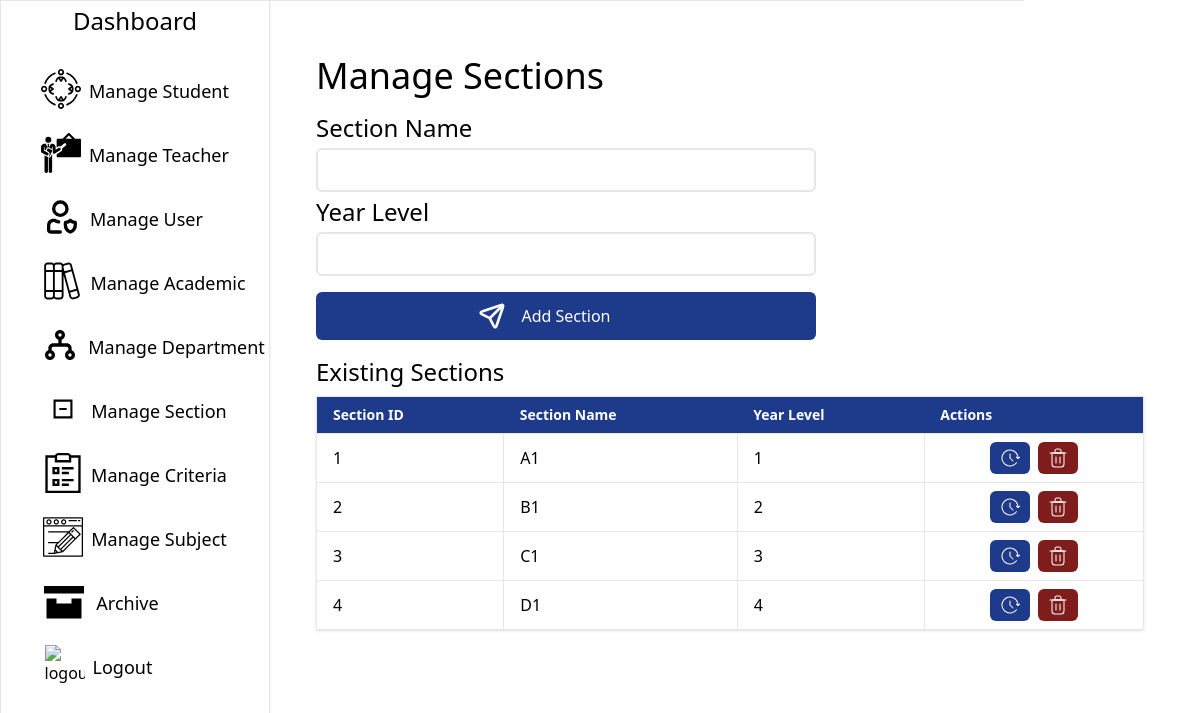
Page /admin/section_create.php on the earlier database version.
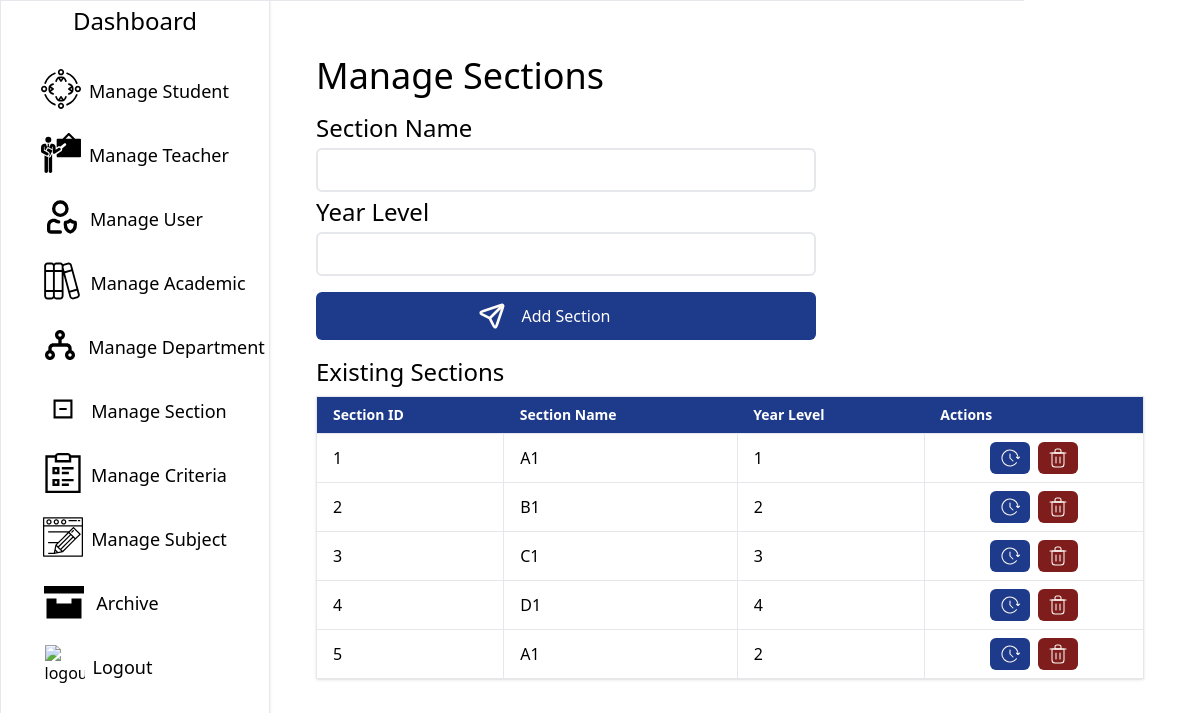
Same page on the later database version.
### tables this page shows
CREATE TABLE `tblsection` (
  `section_id` int(11) NOT NULL,
  `section_name` varchar(255) NOT NULL,
  `year_level` int(11) NOT NULL
);

### admin/section_create.php (the view, shortened to what the changed rows need)
<?php
include('../database/dbconnect.php');
$sections = $conn->query("SELECT * FROM tblsection");
?>
<!DOCTYPE html>
<html>
<head>
  <script src="https://cdn.tailwindcss.com"></script>
</head>
<body>
  <div class="fixed bottom-0 left-[260px] right-0 top-0 z-10 p-10">
    <div class="m-4">
      <h1 class="text-4xl">Manage Sections</h1>
    </div>
    <div class="m-4">
      <table class="table-auto w-full border shadow">
        <thead class="border bg-blue-900 text-white text-sm">
          <tr>
            <th class="px-4 py-2 text-start">Section ID</th>
            <th class="px-4 py-2 text-start">Section Name</th>
            <th class="px-4 py-2 text-start">Year Level</th>
            <th class="px-4 py-2 text-start">Actions</th>
          </tr>
        </thead>
        <tbody>
          <?php while ($row = $sections->fetch_assoc()) { ?>
            <tr class="border-b hover:bg-pink-50">
              <td class="px-4 py-2 text-start border"><?php echo $row['section_id']; ?></td>
              <td class="px-4 py-2 text-start border"><?php echo $row['section_name']; ?></td>
              <td class="px-4 py-2 text-start border"><?php echo $row['year_level']; ?></td>
              <td class="px-4 py-2 text-start border">
                <div class="flex justify-center items-center gap-2">
                  <div class="bg-blue-900 hover:bg-blue-500 px-2 py-1 rounded-md">
                    <a href="?action=edit&section_id=<?php echo $row['section_id']; ?>&section_name=<?php echo $row['section_name']; ?>&year_level=<?php echo $row['year_level']; ?>">
                      <img src="../admin/Images/update.svg" alt="School ID"
                        class="w-6 h-6">
                    </a>
                  </div>
                  <div class="bg-red-900 hover:bg-red-500 px-2 py-1 rounded-md">
                    <a href="#" onclick="deleteSection(<?php echo $row['section_id']; ?>)">
                      <img src="../admin/Images/delete.svg" alt="School ID"
                        class="w-6 h-6">
                    </a>
                  </div>
                </div>
              </td>
            </tr>
          <?php } ?>
        </tbody>
      </table>
    </div>
  </div>
</body>
</html>

Differences in the rows shown:
added tblsection: section_id "5", section_name "A1", year_level "2"
